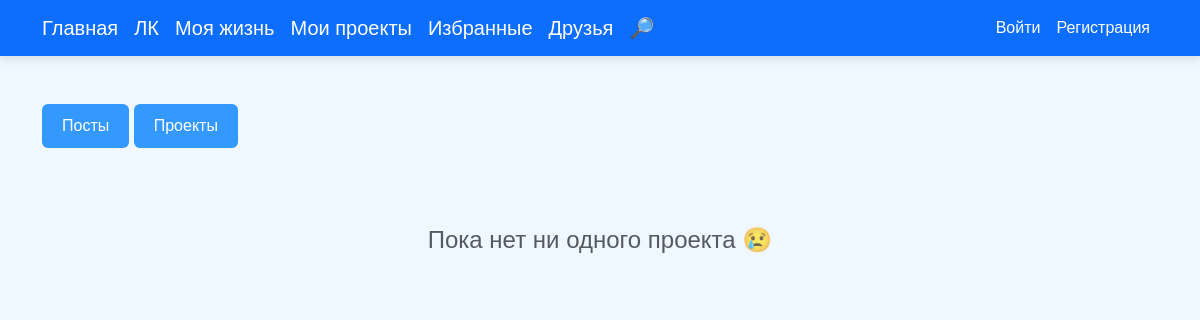
/home_project, run on an earlier commit of the app's database.
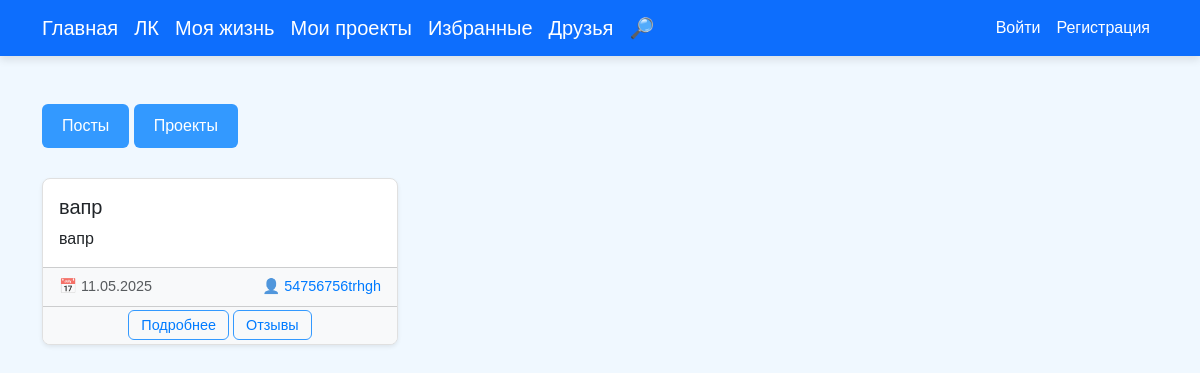
And on a later commit of the database.
### data/users.py (models this page shows, shortened)
class Project(SqlAlchemyBase):
    __tablename__ = 'project'
    id = sqlalchemy.Column(sqlalchemy.Integer,
                           primary_key=True, autoincrement=True)
    title = sqlalchemy.Column(sqlalchemy.String, nullable=True)
    description = sqlalchemy.Column(sqlalchemy.Text, nullable=True)
    image = sqlalchemy.Column(sqlalchemy.String(100))
    date_created = sqlalchemy.Column(sqlalchemy.DateTime, default=datetime.datetime.now)
    user_id = sqlalchemy.Column(sqlalchemy.Integer, sqlalchemy.ForeignKey('users.id'))
    reviews = relationship('Review', backref='project', lazy=True)

class User(SqlAlchemyBase, UserMixin):
    __tablename__ = 'users'
    id = sqlalchemy.Column(sqlalchemy.Integer,
                           primary_key=True, autoincrement=True)
    name = sqlalchemy.Column(sqlalchemy.String, nullable=True)
    surname = sqlalchemy.Column(sqlalchemy.String, nullable=True)
    email = sqlalchemy.Column(sqlalchemy.String,
                              index=True, unique=True, nullable=True)
    hashed_password = sqlalchemy.Column(sqlalchemy.String, nullable=True)
    age = sqlalchemy.Column(sqlalchemy.Integer, default=0)
    specialization = sqlalchemy.Column(sqlalchemy.String(100), default='')
    bio = sqlalchemy.Column(sqlalchemy.Text, default='')
    city = sqlalchemy.Column(sqlalchemy.String(100), default='')
    number = sqlalchemy.Column(sqlalchemy.String(20), default='')
    code_word = sqlalchemy.Column(sqlalchemy.String(100), default='')
    avatar = sqlalchemy.Column(sqlalchemy.String(100), default='1.jpg')
    created_date = sqlalchemy.Column(sqlalchemy.DateTime, default=datetime.datetime.now)
    posts = relationship('Post', backref='author', lazy=True)
    projects = relationship('Project', backref='author', lazy=True)
    likes = relationship('Like', backref='user', lazy=True)
    reviews = relationship('Review', backref='author', lazy=True)

### main.py (the view)
@app.route('/home_project', methods=['GET', 'POST'])
def home_project():
    db_sess = db_session.create_session()
    projects = db_sess.query(Project).options(
        db.joinedload(Project.author)).order_by(Project.date_created.desc()).all()
    projects_data = []
    for project in projects:
        project_data = {
            'id': project.id,
            'title': project.title,
            'description': project.description,
            'image': project.image,
            'date_created': project.date_created,
            'name': project.author.name if project.author else 'Неизвестный автор',
            'user_id': project.author.id if project.author else None
        }
        projects_data.append(project_data)
    return render_template('home_project.html',
                           projects=projects_data,
                           current_user=current_user,
                           title='Домашняя страница')

### data/db_session.py (called while the page is built)
def create_session() -> Session:
    global __factory
    return __factory()

### templates/home_project.html (shortened to what this page needs)
<!DOCTYPE html>
<html lang="ru">
<head>
    <link href="https://cdn.jsdelivr.net/npm/bootstrap@5.3.2/dist/css/bootstrap.min.css" rel="stylesheet">
    <link rel="stylesheet" href="{{ url_for('static', filename='css/style_home.css') }}">
</head>
<body>
<nav class="navbar navbar-expand-lg navbar-dark bg-primary">
    <div class="container">
      <a class="navbar-brand" href="{{ url_for('home') }}">Главная</a>
      <a class="navbar-brand" href="{{ url_for('profile_view') }}">ЛК</a>
      <a class="navbar-brand" href="{{ url_for('posts') }}">Моя жизнь</a>
      <a class="navbar-brand" href="{{ url_for('projects') }}">Мои проекты</a>
      <a class="navbar-brand" href="{{ url_for('favorite') }}">Избранные</a>
      <a class="navbar-brand" href="{{ url_for('friends') }}">Друзья</a>
      <a class="navbar-brand" href="{{ url_for('find') }}">🔎</a>
      <div class="navbar-nav ms-auto">
        {% if current_user.is_authenticated %}
          <a class="nav-link" href="{{ url_for('logout') }}">Выйти</a>
        {% else %}
          <a class="nav-link" href="{{ url_for('login') }}">Войти</a>
          <a class="nav-link" href="{{ url_for('register') }}">Регистрация</a>
        {% endif %}
      </div>
    </div>
</nav>
<div class="container mt-4">
    <main class="py-4">
        <a href="{{ url_for('home') }}" class="add-post-button">Посты</a>
        <a href="{{ url_for('home_project') }}" class="add-post-button"> Проекты </a>
        {% if projects %}
        <div class="row">
            {% for project in projects %}
            <div class="col-md-6 col-lg-4 mb-4">
                <div class="card h-100 shadow-sm post-card">
                    <div class="card-body d-flex flex-column">
                        <h5 class="card-title">{{ project.title }}</h5>
                        <p class="card-text">{{ project.description[:100] }}</p>
                    </div>
                    <div class="card-footer d-flex justify-content-between align-items-center small text-muted">
                        <span>📅 {{ project.date_created.strftime('%d.%m.%Y') }}</span>
                        <span>👤 <a href="{{ url_for('profile_author_post', user_id=project.user_id) }}"
                                   class="text-decoration-none">{{ project.name }}</a></span>
                    </div>
                    <div class="card-footer">
                        <a href="{{ url_for('project_detail', project_id=project.id) }}" class="details-btn">Подробнее</a>
                        <a href="{{ url_for('reviews', project_id=project.id) }}" class="details-btn-review">Отзывы</a>
                    </div>
                </div>
            </div>
            {% endfor %}
        </div>
        {% else %}
        <div class="text-center text-muted mt-5">
            <h4>Пока нет ни одного проекта 😢</h4>
        </div>
        {% endif %}
    </main>
</div>
</body>
</html>

### static/css/style_home.css (style rules this page uses)
body { background-color: #f0f8ff; font-family: 'Arial', sans-serif; color: #333; }
.navbar { background-color: #007bff; box-shadow: 0 4px 8px rgba(0, 0, 0, 0.1); }
.navbar-nav .nav-link { color: white !important; }
.post-card { transition: transform 0.3s ease, box-shadow 0.3s ease; background-color: #ffffff; border: 1px solid #e0e0e0; border-radius: 0.5rem; overflow: hidden; }
.card-footer { background-color: #f8f9fa; font-size: 0.9rem; text-align: center; }
.card-footer a { color: #007bff; }
.row { animation: fadeIn 1s ease-in-out; }
.add-post-button { display: inline-block; background-color: #3399ff; color: white; padding: 10px 20px; margin-bottom: 30px; border-radius: 6px; text-decoration: none; transition: background-color 0.3s; }
.details-btn-review { text-decoration: none; color: #3399ff; border: 1px solid #3399ff; padding: 6px 12px; border-radius: 6px; transition: all 0.3s ease; }
.details-btn { text-decoration: none; color: #3399ff; border: 1px solid #3399ff; padding: 6px 12px; border-radius: 6px; transition: all 0.3s ease; }

What changed in the data, as far as the page shows it:
added Project: title "вапр", description "вапр", date_created "11.05.2025", name "54756756trhgh"
Also different on the page:
text no longer shown: "Пока нет ни одного проекта 😢"
